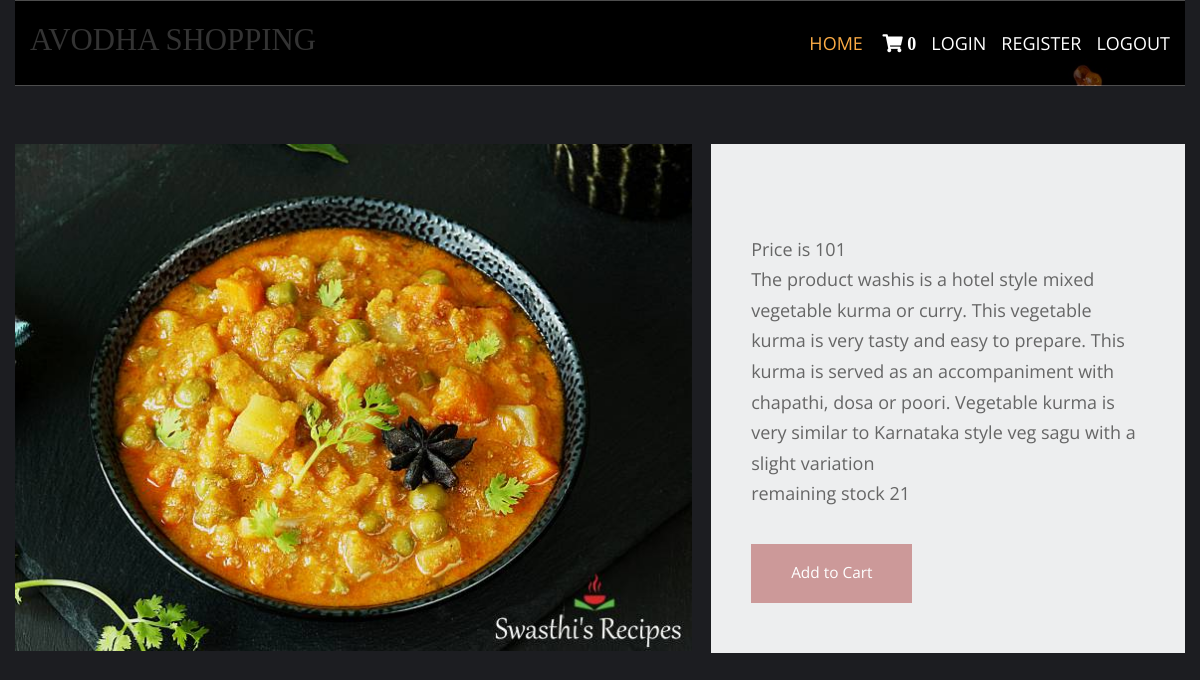
The app's page /vegetables_recepie/veg_kuruma with its own data.
### shop/models.py (models this page shows, shortened)
class products(models.Model):
        name = models.CharField(max_length=250, unique=True)
        slug = models.SlugField(max_length=250,unique=True)
        img=models.ImageField(upload_to='product')
        desc=models.TextField()
        stock=models.IntegerField()
        available=models.BooleanField()
        price=models.IntegerField()
        category=models.ForeignKey(Categ,on_delete=models.CASCADE)

### shop/views.py (the view)
# urls.py: path('<slug:c_slug>/<slug:product_slug>',views.prodDetails,name='details'),
def prodDetails(request,c_slug,product_slug):
    try:
        prod=products.objects.get(category__slug=c_slug,slug=product_slug)
    except Exception as e:
        raise e
    return render(request,'item.html',{'pr':prod})

### cart/context_processor.py (called while the page is built)
def count(request):
    item_count=0
    if 'admin' in request.path:
        return {}
    else:
        try:
            ct=cartlist.objects.filter(cart_id=c_id(request))
            cti=item.objects.all().filter(cart=ct[:1])
            for c in cti:
                item_count += c.quan
        except cartlist.DoesNotExist:
            item_count=0
        return dict(itc=item_count)

### cart/views.py (called while the page is built)
def c_id(request):
    ct_id=request.session.session_key
    if not ct_id:
        ct_id=request.session.create()
    return ct_id

### templates/item.html (shortened to what this page needs)
{% extends 'base.html' %}
{% load static %}
{% block content %}
<head>
    <link href="{% static 'pr/fontawesome/css/all.min.css' %}" rel="stylesheet" />
    <link href="{% static 'pr/css/templatemo-comparto.css'%}" rel="stylesheet" />
</head>
<body>
  <br><br>
        <section class="tm-mb-1" id="about">
            <div class="tm-row tm-about-row">
                <div class="tm-section-1-l">
                    <img src={{pr.img.url}} alt="About image" class="tm-img-responsive">
                </div>
                <article class="tm-section-1-r tm-bg-color-8">
                    <p>Price is {{pr.price}} <br> The product was{{pr.desc}}
                        <br> remaining stock {{pr.stock }}
                    </p>
                {% if pr.stock <= 0 %}
                    <h1 style="color:red"> Sorry NO Stock Available</h1>
                {% else %}
                    <a href="{% url 'addcart' pr.id %}" class="tm-btn tm-btn-1 tm-link-to-services">Add to Cart</a>
                {% endif %}
                </article>
            </div>
        </section>
</body>
</html>
{% endblock %}

### static/hm/layout/styles/layout.css (style rules this page uses)
*, *::before, *::after { transition:all .3s ease-in-out; }
body { color:#A5A6AA; background-color:#1C1D21; }
a { color:#FBAB45; }

### static/pr/css/templatemo-comparto.css (style rules this page uses)
*, *::before, *::after { box-sizing: border-box; outline: none; }
ul, h1, h2, h3, h4, p, figure { padding: 0; margin: 0; }
body { font-family: 'Open Sans', Arial, sans-serif; font-size: 18px; overflow-x: hidden; padding-left: 15px; padding-right: 15px; margin: 0; }
a { transition: all 0.3s ease; text-decoration: none; }
p { color: #666; line-height: 1.7; margin-bottom: 35px; }
.tm-mb-1 { margin-bottom: 20px; }
.tm-bg-color-8 { background-color: #EDEEEF; }
.tm-img-responsive { max-width: 100%; height: auto; }
.tm-section-1-l { width: 57.85%; margin-right: 1.65%; }
.tm-section-1-r { padding: 50px 40px; width: 40.5%; }
.tm-row { display: flex; }
.tm-btn { display: inline-block; padding: 15px 40px; font-size: 1.1rem; border: none; background-color: #CC9999; color: white; }
a { color: #666; }

### static/hm/layout/styles/framework.css (style rules this page uses)
html { overflow-y:scroll; overflow-x:hidden; }
html, body { margin:0; padding:0; font-size:14px; line-height:1.6em; }
*, *::before, *::after { box-sizing:border-box; }
a { outline:none; text-decoration:none; }
img { width:auto; max-width:100%; height:auto; margin:0; padding:0; border:none; line-height:normal; vertical-align:middle; }
body, input, textarea, select { font-family:Verdana, Geneva, sans-serif; }
::placeholder { opacity:1; }
address, article, aside, figcaption, figure, footer, header, main, nav, section { display:block; margin:0; padding:0; }

### records on screen
products: img (picture), price "101", desc "his is a hotel style mixed vegetable kurma or curry. This vegetable kurma is very tasty and easy to prepare. This kurma is served as an accompaniment with chapathi, dosa or poori. Vegetable kurma is very similar to Karnataka style veg sagu with a slight variation", stock "21"

### other values on screen
{{ itc }} "0"
